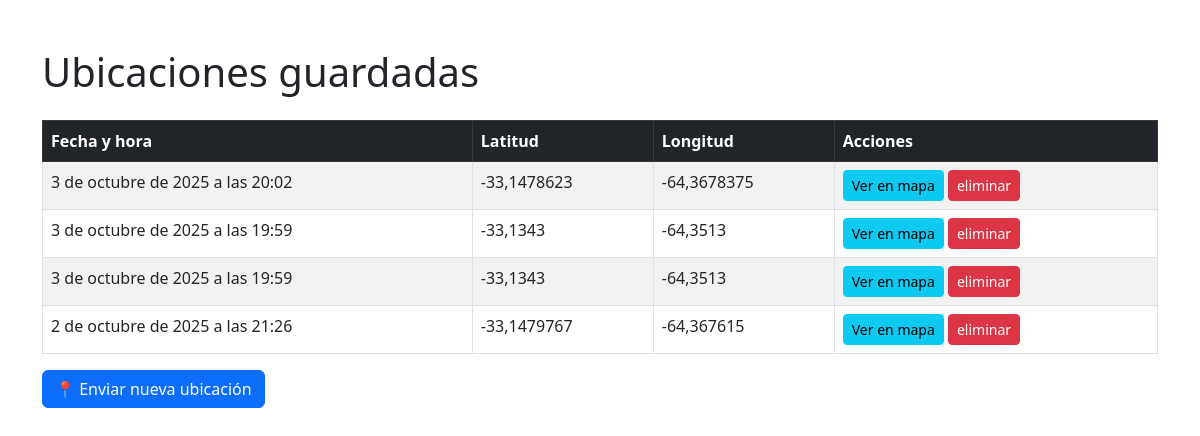
The app's page /lista/ with its own data.
### api/models.py (models this page shows, shortened)
class Ubicacion(models.Model):
    latitud = models.FloatField()
    longitud = models.FloatField()
    fecha_hora = models.DateTimeField(default=timezone.now)

### api/views.py (the view)
# urls.py: path("lista/", views.lista_ubicaciones, name="lista_ubicaciones"),
def lista_ubicaciones(request):
    ubicaciones = Ubicacion.objects.all().order_by("-fecha_hora")
    return render(request, "lista_ubicaciones.html", {"ubicaciones": ubicaciones})

### api/templates/lista_ubicaciones.html (shortened to what this page needs)
<!DOCTYPE html>
<html lang="es">
<head>
  <link href="https://cdn.jsdelivr.net/npm/bootstrap@5.3.0/dist/css/bootstrap.min.css" rel="stylesheet">
</head>
<body class="container py-5">
  <h1 class="mb-4">Ubicaciones guardadas</h1>
  <table class="table table-striped table-bordered">
    <thead class="table-dark">
      <tr>
        <th>Fecha y hora</th>
        <th>Latitud</th>
        <th>Longitud</th>
        <th>Acciones</th>
      </tr>
    </thead>
    <tbody>
      {% for u in ubicaciones %}
      <tr>
        <td>{{ u.fecha_hora }}</td>
        <td>{{ u.latitud }}</td>
        <td>{{ u.longitud }}</td>
        <td>
          <a href="{% url 'detalle_ubicacion' u.id %}" class="btn btn-sm btn-info">Ver en mapa</a>
          <a href="{% url 'eliminar_ubicacion' u.id %}" class="btn btn-sm btn-danger">eliminar</a>
        </td>
      </tr>
      {% endfor %}
    </tbody>
  </table>
  <a href="{% url 'enviar_ubicacion' %}" class="btn btn-primary">📍 Enviar nueva ubicación</a>
</body>
</html>

### records on screen
Ubicacion: fecha_hora "3 de octubre de 2025 a las 20:02", latitud "-33,1478623", longitud "-64,3678375"
Ubicacion: fecha_hora "3 de octubre de 2025 a las 19:59", latitud "-33,1343", longitud "-64,3513"
Ubicacion: fecha_hora "3 de octubre de 2025 a las 19:59", latitud "-33,1343", longitud "-64,3513"
Ubicacion: fecha_hora "2 de octubre de 2025 a las 21:26", latitud "-33,1479767", longitud "-64,367615"
